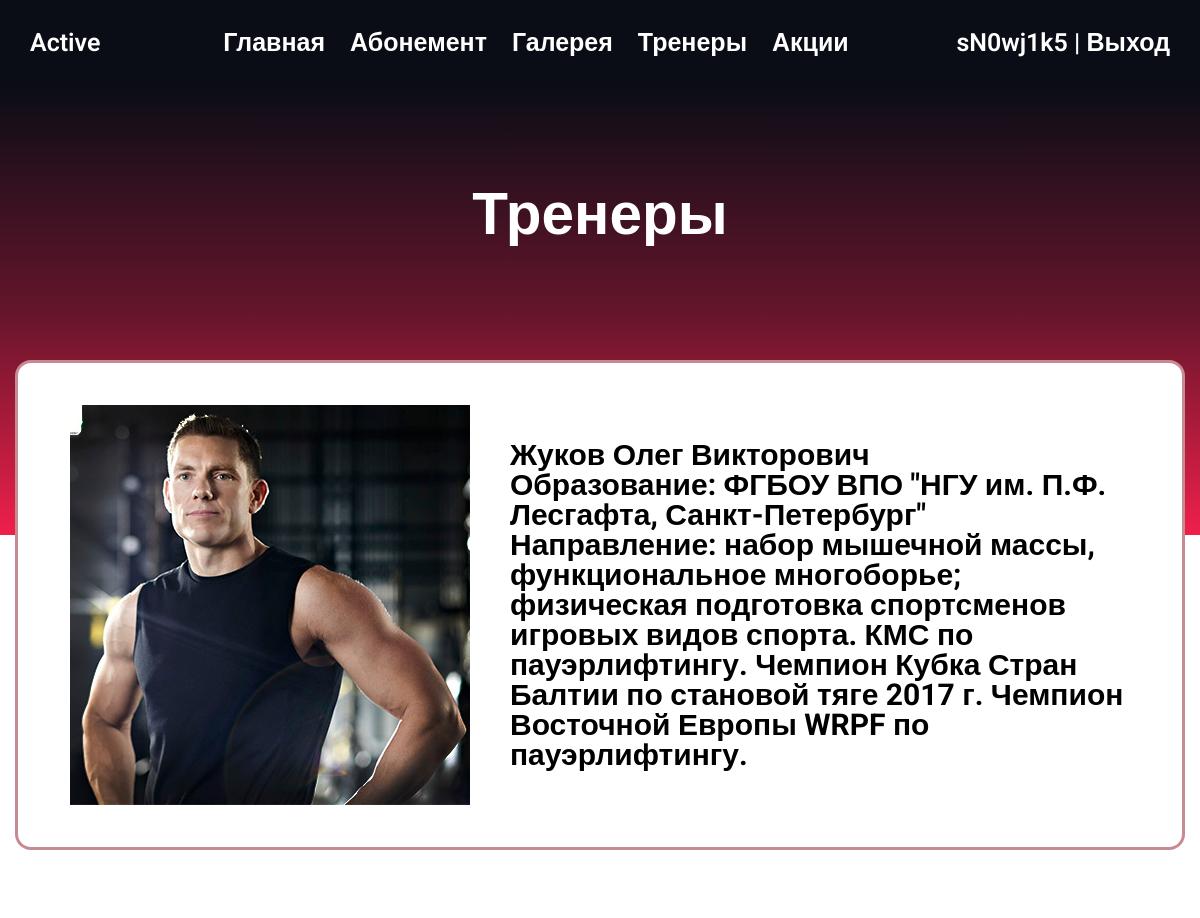
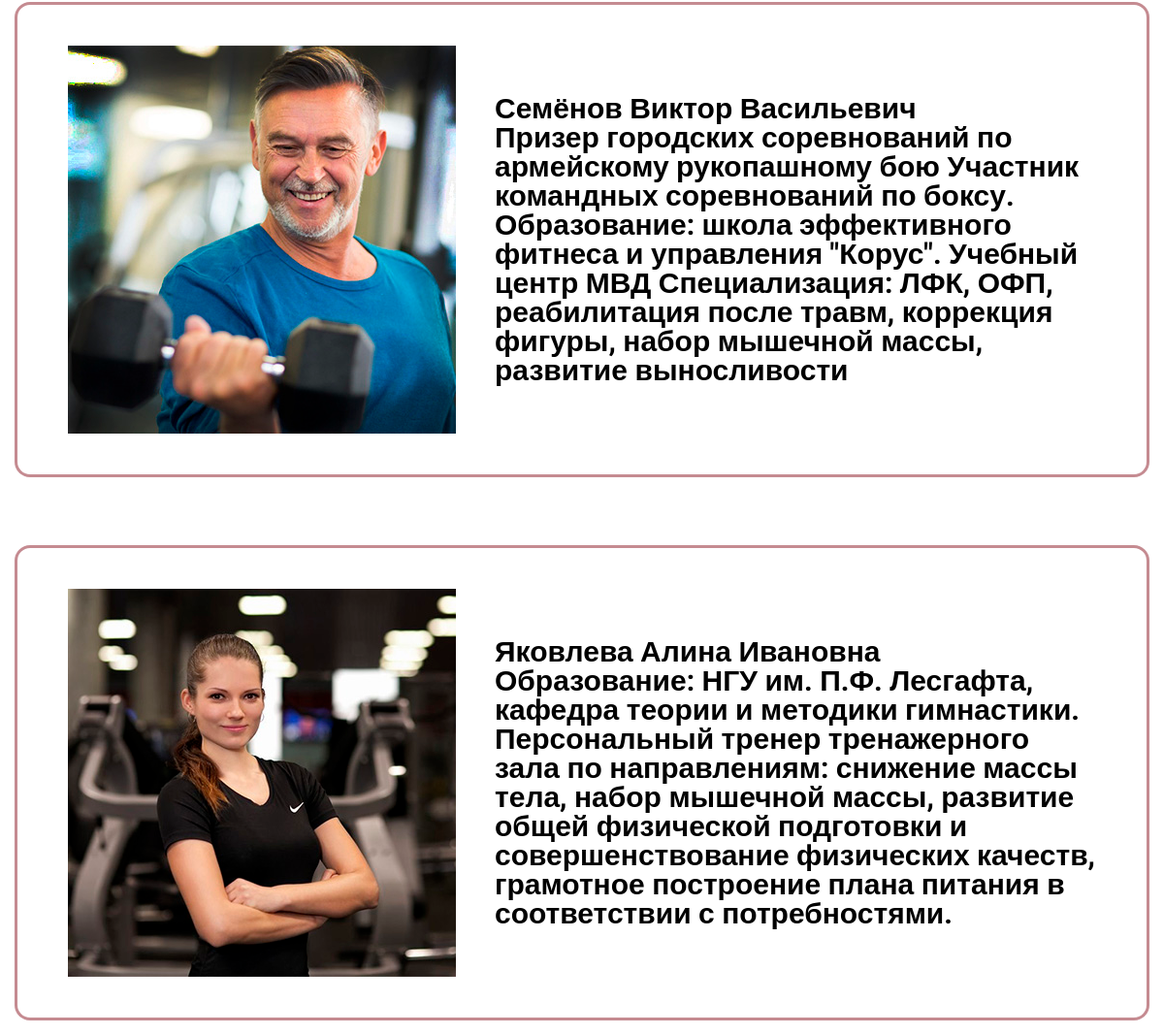
Screenshot of /trainer/ (signed in) with the database file from the repository (2 pictures, top to bottom).
### Gym_at_the_Moscow/models.py (models this page shows, shortened)
class Trainer(models.Model):
    full_name = models.CharField("ФИО", max_length=40)
    age = models.IntegerField("Возраст", null=True)
    phone = models.CharField("Телефон", max_length=12, validators=[mobile_validate])
    trainer_email = models.EmailField("Почта", blank=True)
    time_create = models.DateTimeField("Регистрация", auto_now=True)
    about_trainer = models.TextField("О тренере", max_length=2000, blank=True)
    photo = models.ImageField(upload_to="trainer/", default=None, null=True, blank=True, verbose_name='Фото')
    slug = models.SlugField(max_length=100, unique=True, db_index=True, verbose_name="URL")
    class Meta:
        verbose_name = "Тренер"
        verbose_name_plural = "Тренеры"

### Gym_at_the_Moscow/views.py (the view)
# urls.py: path('trainer/', views.trainer_func, name='trainer-name'),
@cache_page(120)
def trainer_func(request):
    trainer = Trainer.objects.order_by('full_name')
    return render(request, 'Gym_at_the_Moscow/trainer.html', {'trainer': trainer})

### Gym_at_the_Moscow/templates/Gym_at_the_Moscow/trainer.html (shortened to what this page needs)
{% extends 'base.html' %}
{% load static %}
{% block css_additional %}
<link rel="stylesheet" href="{% static 'Gym_at_the_Moscow/css/all.min.css' %}">
<link rel="stylesheet" href="{% static 'Gym_at_the_Moscow/css/style.css'%}">
{% endblock %}
{% block content %}
        {% include 'includes/navbar.html' %}
        <div class="abonement_header">
                <div class="text_header">
                    <h3>Тренеры</h3>
                </div>
                <div class="all_block_trener">
                    {% for t in trainer %}
                     <div class="card_box_trener">
                        <span></span>
                        <img src="{{t.photo.url}}">
                         <h5>{{t.full_name}}
                        <br>
                        {{ t.about_trainer }}</h5>
                     </div>
                     {% endfor %}
                </div>
            </div>
{% endblock %}

### Gym_at_the_Moscow/templates/includes/navbar.html (shortened to what this page needs)
<header>
  <div class="flex_item logo">
            Active
  </div>
  <div class="flex_item bars_menu" >
    <div class="flex_item menu">
      <ul>
        <li><a href="{% url 'home' %}"> Главная</a></li>
        <li><a href="{% url 'abon-name' %}"> Абонемент</a></li>
        <li><a href="{% url 'hall-name' %}"> Галерея</a></li>
        <li><a href="{% url 'trainer-name' %}"> Тренеры</a></li>
        <li><a href="{% url 'stock-name' %}"> Акции</a></li>
      </ul>
    </div>
    <div class="flex_item login">
      {% if request.user.is_authenticated %}
      <p>{{ user.username }} | <a href="{% url 'logout' %}">Выход</a></p>
      {% else %}
      <p><a href="{% url 'register' %}">Регистрация</a> | <a href="{% url 'login' %}">Войти</a></p>
      {% endif %}
    </div>
  </div>
</header>

### static/css/base.css (style rules this page uses)
* { margin: 0; padding: 0; border: none; box-sizing: border-box; }
body { font-family: 'Roboto', sans-serif; font-size: 20px; line-height: 1; background-color: #fff; font-weight: 600; overflow-x: hidden; }

### Gym_at_the_Moscow/static/Gym_at_the_Moscow/css/style.css (style rules this page uses)
li { list-style-type: none; }
ul { padding-left: 0; }
a { text-decoration: none; color: #fff; position: relative; }
header { display: flex; font-size: 25px; justify-content: space-between; color:#fff; padding: 30px; background: rgb(10, 13, 22); }
.flex_item { flex: 1; }
.menu { display: flex; flex-grow: 2; justify-content: end; }
.menu ul { display: flex; gap: 1em; }
.login { text-align: end; }
.bars_menu { display: flex; flex-grow: 5; gap: 7px; }
.abonement_header { display: flex; justify-items: center; align-items: flex-start; width: 100%; max-height: 450px; color: #fff; padding: 5em 0 0 0; background: linear-gradient(to bottom, rgb(10, 13, 22), rgb(100, 21, 43), rgb(239, 32, 74)); }
.text_header { width: 100%; text-align: center; font-size: 50px; position: absolute; }
.card_box h4, h5 { position: relative; font-size: 30px; z-index: 2; color: #000; font-weight: bold; }
.all_block_trener { display: flex; flex-direction: column; flex: 1; gap: 2em; max-width: 100%; height: 100%; margin-top: 8em; justify-content: center; align-items: center; }
.card_box_trener { position: relative; display: flex; gap: 2em; max-width: 1300px; max-height: 500px; border-radius: 20px; justify-content: center; align-items: center; overflow: hidden; margin: 10px; padding: 6em 3em 6em 3em; }
.card_box_trener span { position: absolute; inset: 5px; border-radius: 16px; background: #fff; z-index: 1; border: 3px solid rgb(140, 25, 37,0.5); }
.card_box_trener h5 { position: relative; font-size: 30px; z-index: 2; color: #000; font-weight: bold; }
.card_box_trener img { position: relative; z-index: 2; object-fit: cover; width: 100%; }
.card_box_sale h4, h5 { position: relative; font-size: 30px; z-index: 2; color: #000; font-weight: bold; }

### rows the page displays
Trainer: photo (picture), full_name "Жуков Олег Викторович", about_trainer "Образование: ФГБОУ ВПО \"НГУ им. П.Ф. Лесгафта, Санкт-Петербург\" Направление: набор мышечной массы, функциональное многоборье; физическая подготовка спортсменов игровых видов спорта. КМС по пауэрлифтингу. Чемпион Кубка Стран Балтии по становой тяге 2017 г. Чемпион Восточной Европы WRPF по пауэрлифтингу."
Trainer: photo (picture), full_name "Семёнов Виктор Васильевич", about_trainer "Призер городских соревнований по армейскому рукопашному бою Участник командных соревнований по боксу. Образование: школа эффективного фитнеса и управления \"Корус\". Учебный центр МВД Специализация: ЛФК, ОФП, реабилитация после травм, коррекция фигуры, набор мышечной массы, развитие выносливости"
Trainer: photo (picture), full_name "Яковлева Алина Ивановна", about_trainer "Образование: НГУ им. П.Ф. Лесгафта, кафедра теории и методики гимнастики. Персональный тренер тренажерного зала по направлениям: снижение массы тела, набор мышечной массы, развитие общей физической подготовки и совершенствование физических качеств, грамотное построение плана питания в соответствии с потребностями."

### other values shown
{{ user.username }} "sN0wj1k5"
